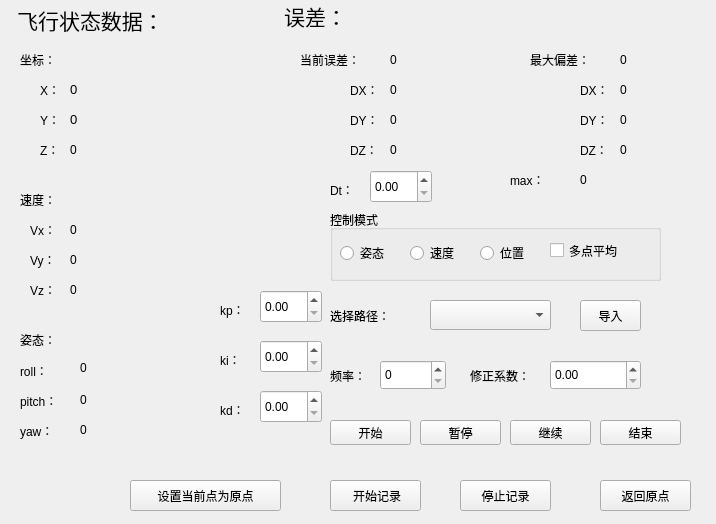
<?xml version="1.0" encoding="UTF-8"?>
<ui version="4.0">
 <class>Widget</class>
 <widget class="QWidget" name="Widget">
  <property name="geometry">
   <rect>
    <x>0</x>
    <y>0</y>
    <width>716</width>
    <height>524</height>
   </rect>
  </property>
  <property name="windowTitle">
   <string>Widget</string>
  </property>
  <widget class="QPushButton" name="pushButton">
   <property name="geometry">
    <rect>
     <x>130</x>
     <y>480</y>
     <width>151</width>
     <height>31</height>
    </rect>
   </property>
   <property name="text">
    <string>设置当前点为原点</string>
   </property>
  </widget>
  <widget class="QPushButton" name="pushButton_2">
   <property name="geometry">
    <rect>
     <x>600</x>
     <y>480</y>
     <width>91</width>
     <height>31</height>
    </rect>
   </property>
   <property name="text">
    <string>返回原点</string>
   </property>
  </widget>
  <widget class="QPushButton" name="pushButton_3">
   <property name="geometry">
    <rect>
     <x>330</x>
     <y>420</y>
     <width>81</width>
     <height>25</height>
    </rect>
   </property>
   <property name="text">
    <string>开始</string>
   </property>
  </widget>
  <widget class="QLabel" name="label">
   <property name="geometry">
    <rect>
     <x>10</x>
     <y>0</y>
     <width>161</width>
     <height>41</height>
    </rect>
   </property>
   <property name="text">
    <string>&lt;html&gt;&lt;head/&gt;&lt;body&gt;&lt;p align=&quot;center&quot;&gt;&lt;span style=&quot; font-size:16pt;&quot;&gt;飞行状态数据：&lt;/span&gt;&lt;/p&gt;&lt;/body&gt;&lt;/html&gt;</string>
   </property>
  </widget>
  <widget class="QLabel" name="label_2">
   <property name="geometry">
    <rect>
     <x>280</x>
     <y>0</y>
     <width>71</width>
     <height>31</height>
    </rect>
   </property>
   <property name="text">
    <string>&lt;html&gt;&lt;head/&gt;&lt;body&gt;&lt;p align=&quot;center&quot;&gt;&lt;span style=&quot; font-size:16pt;&quot;&gt;误差：&lt;/span&gt;&lt;/p&gt;&lt;/body&gt;&lt;/html&gt;</string>
   </property>
  </widget>
  <widget class="QGroupBox" name="groupBox">
   <property name="geometry">
    <rect>
     <x>330</x>
     <y>210</y>
     <width>331</width>
     <height>71</height>
    </rect>
   </property>
   <property name="title">
    <string>控制模式</string>
   </property>
   <widget class="QRadioButton" name="radioButton">
    <property name="geometry">
     <rect>
      <x>10</x>
      <y>30</y>
      <width>61</width>
      <height>26</height>
     </rect>
    </property>
    <property name="text">
     <string>姿态</string>
    </property>
   </widget>
   <widget class="QRadioButton" name="radioButton_2">
    <property name="geometry">
     <rect>
      <x>80</x>
      <y>30</y>
      <width>61</width>
      <height>26</height>
     </rect>
    </property>
    <property name="text">
     <string>速度</string>
    </property>
   </widget>
   <widget class="QRadioButton" name="radioButton_3">
    <property name="geometry">
     <rect>
      <x>150</x>
      <y>30</y>
      <width>61</width>
      <height>26</height>
     </rect>
    </property>
    <property name="text">
     <string>位置</string>
    </property>
   </widget>
   <widget class="QCheckBox" name="checkBox">
    <property name="geometry">
     <rect>
      <x>220</x>
      <y>20</y>
      <width>95</width>
      <height>41</height>
     </rect>
    </property>
    <property name="text">
     <string>多点平均</string>
    </property>
   </widget>
  </widget>
  <widget class="QPushButton" name="pushButton_4">
   <property name="geometry">
    <rect>
     <x>420</x>
     <y>420</y>
     <width>81</width>
     <height>25</height>
    </rect>
   </property>
   <property name="text">
    <string>暂停</string>
   </property>
  </widget>
  <widget class="QPushButton" name="pushButton_5">
   <property name="geometry">
    <rect>
     <x>510</x>
     <y>420</y>
     <width>81</width>
     <height>25</height>
    </rect>
   </property>
   <property name="text">
    <string>继续</string>
   </property>
  </widget>
  <widget class="QLabel" name="label_3">
   <property name="geometry">
    <rect>
     <x>20</x>
     <y>50</y>
     <width>81</width>
     <height>20</height>
    </rect>
   </property>
   <property name="text">
    <string>坐标：</string>
   </property>
  </widget>
  <widget class="QLabel" name="label_4">
   <property name="geometry">
    <rect>
     <x>40</x>
     <y>80</y>
     <width>31</width>
     <height>20</height>
    </rect>
   </property>
   <property name="text">
    <string>X：</string>
   </property>
  </widget>
  <widget class="QLabel" name="label_5">
   <property name="geometry">
    <rect>
     <x>70</x>
     <y>80</y>
     <width>121</width>
     <height>20</height>
    </rect>
   </property>
   <property name="text">
    <string>&lt;html&gt;&lt;head/&gt;&lt;body&gt;&lt;p&gt;&lt;span style=&quot; font-size:10pt;&quot;&gt;0&lt;/span&gt;&lt;/p&gt;&lt;/body&gt;&lt;/html&gt;</string>
   </property>
  </widget>
  <widget class="QLabel" name="label_6">
   <property name="geometry">
    <rect>
     <x>40</x>
     <y>110</y>
     <width>31</width>
     <height>20</height>
    </rect>
   </property>
   <property name="text">
    <string>Y：</string>
   </property>
  </widget>
  <widget class="QLabel" name="label_7">
   <property name="geometry">
    <rect>
     <x>70</x>
     <y>110</y>
     <width>121</width>
     <height>20</height>
    </rect>
   </property>
   <property name="text">
    <string>&lt;html&gt;&lt;head/&gt;&lt;body&gt;&lt;p&gt;&lt;span style=&quot; font-size:10pt;&quot;&gt;0&lt;/span&gt;&lt;/p&gt;&lt;/body&gt;&lt;/html&gt;</string>
   </property>
  </widget>
  <widget class="QLabel" name="label_8">
   <property name="geometry">
    <rect>
     <x>40</x>
     <y>140</y>
     <width>31</width>
     <height>20</height>
    </rect>
   </property>
   <property name="text">
    <string>Z：</string>
   </property>
  </widget>
  <widget class="QLabel" name="label_9">
   <property name="geometry">
    <rect>
     <x>70</x>
     <y>140</y>
     <width>121</width>
     <height>20</height>
    </rect>
   </property>
   <property name="text">
    <string>0</string>
   </property>
  </widget>
  <widget class="QLabel" name="label_10">
   <property name="geometry">
    <rect>
     <x>30</x>
     <y>220</y>
     <width>31</width>
     <height>20</height>
    </rect>
   </property>
   <property name="text">
    <string>Vx：</string>
   </property>
  </widget>
  <widget class="QLabel" name="label_11">
   <property name="geometry">
    <rect>
     <x>20</x>
     <y>190</y>
     <width>81</width>
     <height>20</height>
    </rect>
   </property>
   <property name="text">
    <string>速度：</string>
   </property>
  </widget>
  <widget class="QLabel" name="label_12">
   <property name="geometry">
    <rect>
     <x>30</x>
     <y>250</y>
     <width>31</width>
     <height>20</height>
    </rect>
   </property>
   <property name="text">
    <string>Vy：</string>
   </property>
  </widget>
  <widget class="QLabel" name="label_13">
   <property name="geometry">
    <rect>
     <x>70</x>
     <y>250</y>
     <width>121</width>
     <height>20</height>
    </rect>
   </property>
   <property name="text">
    <string>0</string>
   </property>
  </widget>
  <widget class="QLabel" name="label_14">
   <property name="geometry">
    <rect>
     <x>30</x>
     <y>280</y>
     <width>31</width>
     <height>20</height>
    </rect>
   </property>
   <property name="text">
    <string>Vz：</string>
   </property>
  </widget>
  <widget class="QLabel" name="label_15">
   <property name="geometry">
    <rect>
     <x>70</x>
     <y>220</y>
     <width>121</width>
     <height>20</height>
    </rect>
   </property>
   <property name="text">
    <string>0</string>
   </property>
  </widget>
  <widget class="QLabel" name="label_16">
   <property name="geometry">
    <rect>
     <x>70</x>
     <y>280</y>
     <width>121</width>
     <height>20</height>
    </rect>
   </property>
   <property name="text">
    <string>0</string>
   </property>
  </widget>
  <widget class="QLabel" name="label_17">
   <property name="geometry">
    <rect>
     <x>20</x>
     <y>360</y>
     <width>51</width>
     <height>21</height>
    </rect>
   </property>
   <property name="text">
    <string>roll：</string>
   </property>
  </widget>
  <widget class="QLabel" name="label_18">
   <property name="geometry">
    <rect>
     <x>20</x>
     <y>330</y>
     <width>81</width>
     <height>20</height>
    </rect>
   </property>
   <property name="text">
    <string>姿态：</string>
   </property>
  </widget>
  <widget class="QLabel" name="label_19">
   <property name="geometry">
    <rect>
     <x>20</x>
     <y>390</y>
     <width>51</width>
     <height>21</height>
    </rect>
   </property>
   <property name="text">
    <string>pitch：</string>
   </property>
  </widget>
  <widget class="QLabel" name="label_20">
   <property name="geometry">
    <rect>
     <x>80</x>
     <y>390</y>
     <width>81</width>
     <height>20</height>
    </rect>
   </property>
   <property name="text">
    <string>0</string>
   </property>
  </widget>
  <widget class="QLabel" name="label_21">
   <property name="geometry">
    <rect>
     <x>20</x>
     <y>420</y>
     <width>51</width>
     <height>21</height>
    </rect>
   </property>
   <property name="text">
    <string>yaw：</string>
   </property>
  </widget>
  <widget class="QLabel" name="label_22">
   <property name="geometry">
    <rect>
     <x>80</x>
     <y>360</y>
     <width>81</width>
     <height>16</height>
    </rect>
   </property>
   <property name="text">
    <string>0</string>
   </property>
  </widget>
  <widget class="QLabel" name="label_23">
   <property name="geometry">
    <rect>
     <x>80</x>
     <y>420</y>
     <width>81</width>
     <height>20</height>
    </rect>
   </property>
   <property name="text">
    <string>0</string>
   </property>
  </widget>
  <widget class="QLabel" name="label_24">
   <property name="geometry">
    <rect>
     <x>350</x>
     <y>80</y>
     <width>41</width>
     <height>20</height>
    </rect>
   </property>
   <property name="text">
    <string>DX：</string>
   </property>
  </widget>
  <widget class="QLabel" name="label_25">
   <property name="geometry">
    <rect>
     <x>300</x>
     <y>50</y>
     <width>81</width>
     <height>20</height>
    </rect>
   </property>
   <property name="text">
    <string>当前误差：</string>
   </property>
  </widget>
  <widget class="QLabel" name="label_26">
   <property name="geometry">
    <rect>
     <x>350</x>
     <y>110</y>
     <width>41</width>
     <height>20</height>
    </rect>
   </property>
   <property name="text">
    <string>DY：</string>
   </property>
  </widget>
  <widget class="QLabel" name="label_27">
   <property name="geometry">
    <rect>
     <x>390</x>
     <y>110</y>
     <width>111</width>
     <height>20</height>
    </rect>
   </property>
   <property name="text">
    <string>0</string>
   </property>
  </widget>
  <widget class="QLabel" name="label_28">
   <property name="geometry">
    <rect>
     <x>350</x>
     <y>140</y>
     <width>41</width>
     <height>20</height>
    </rect>
   </property>
   <property name="text">
    <string>DZ：</string>
   </property>
  </widget>
  <widget class="QLabel" name="label_29">
   <property name="geometry">
    <rect>
     <x>390</x>
     <y>80</y>
     <width>111</width>
     <height>20</height>
    </rect>
   </property>
   <property name="text">
    <string>0</string>
   </property>
  </widget>
  <widget class="QLabel" name="label_30">
   <property name="geometry">
    <rect>
     <x>390</x>
     <y>140</y>
     <width>111</width>
     <height>20</height>
    </rect>
   </property>
   <property name="text">
    <string>0</string>
   </property>
  </widget>
  <widget class="QLabel" name="label_31">
   <property name="geometry">
    <rect>
     <x>580</x>
     <y>110</y>
     <width>41</width>
     <height>20</height>
    </rect>
   </property>
   <property name="text">
    <string>DY：</string>
   </property>
  </widget>
  <widget class="QLabel" name="label_32">
   <property name="geometry">
    <rect>
     <x>530</x>
     <y>50</y>
     <width>81</width>
     <height>20</height>
    </rect>
   </property>
   <property name="text">
    <string>最大偏差：</string>
   </property>
  </widget>
  <widget class="QLabel" name="label_33">
   <property name="geometry">
    <rect>
     <x>580</x>
     <y>140</y>
     <width>41</width>
     <height>20</height>
    </rect>
   </property>
   <property name="text">
    <string>DZ：</string>
   </property>
  </widget>
  <widget class="QLabel" name="label_34">
   <property name="geometry">
    <rect>
     <x>580</x>
     <y>80</y>
     <width>41</width>
     <height>20</height>
    </rect>
   </property>
   <property name="text">
    <string>DX：</string>
   </property>
  </widget>
  <widget class="QLabel" name="label_35">
   <property name="geometry">
    <rect>
     <x>620</x>
     <y>140</y>
     <width>111</width>
     <height>20</height>
    </rect>
   </property>
   <property name="text">
    <string>0</string>
   </property>
  </widget>
  <widget class="QLabel" name="label_36">
   <property name="geometry">
    <rect>
     <x>620</x>
     <y>80</y>
     <width>111</width>
     <height>20</height>
    </rect>
   </property>
   <property name="text">
    <string>0</string>
   </property>
  </widget>
  <widget class="QLabel" name="label_37">
   <property name="geometry">
    <rect>
     <x>620</x>
     <y>110</y>
     <width>111</width>
     <height>20</height>
    </rect>
   </property>
   <property name="text">
    <string>0</string>
   </property>
  </widget>
  <widget class="QLabel" name="label_39">
   <property name="geometry">
    <rect>
     <x>390</x>
     <y>50</y>
     <width>111</width>
     <height>20</height>
    </rect>
   </property>
   <property name="text">
    <string>0</string>
   </property>
  </widget>
  <widget class="QLabel" name="label_41">
   <property name="geometry">
    <rect>
     <x>620</x>
     <y>50</y>
     <width>131</width>
     <height>20</height>
    </rect>
   </property>
   <property name="text">
    <string>0</string>
   </property>
  </widget>
  <widget class="QPushButton" name="pushButton_6">
   <property name="geometry">
    <rect>
     <x>330</x>
     <y>480</y>
     <width>91</width>
     <height>31</height>
    </rect>
   </property>
   <property name="text">
    <string> 开始记录</string>
   </property>
  </widget>
  <widget class="QPushButton" name="pushButton_7">
   <property name="geometry">
    <rect>
     <x>460</x>
     <y>480</y>
     <width>91</width>
     <height>31</height>
    </rect>
   </property>
   <property name="text">
    <string>停止记录</string>
   </property>
  </widget>
  <widget class="QLabel" name="label_42">
   <property name="geometry">
    <rect>
     <x>330</x>
     <y>300</y>
     <width>91</width>
     <height>31</height>
    </rect>
   </property>
   <property name="text">
    <string>选择路径：</string>
   </property>
  </widget>
  <widget class="QComboBox" name="comboBox">
   <property name="geometry">
    <rect>
     <x>430</x>
     <y>300</y>
     <width>121</width>
     <height>30</height>
    </rect>
   </property>
  </widget>
  <widget class="QPushButton" name="pushButton_8">
   <property name="geometry">
    <rect>
     <x>580</x>
     <y>300</y>
     <width>61</width>
     <height>31</height>
    </rect>
   </property>
   <property name="text">
    <string>导入</string>
   </property>
  </widget>
  <widget class="QDoubleSpinBox" name="doubleSpinBox">
   <property name="geometry">
    <rect>
     <x>550</x>
     <y>360</y>
     <width>91</width>
     <height>30</height>
    </rect>
   </property>
  </widget>
  <widget class="QLabel" name="label_43">
   <property name="geometry">
    <rect>
     <x>330</x>
     <y>360</y>
     <width>41</width>
     <height>31</height>
    </rect>
   </property>
   <property name="text">
    <string>频率：</string>
   </property>
  </widget>
  <widget class="QLabel" name="label_44">
   <property name="geometry">
    <rect>
     <x>470</x>
     <y>360</y>
     <width>81</width>
     <height>31</height>
    </rect>
   </property>
   <property name="text">
    <string>修正系数：</string>
   </property>
  </widget>
  <widget class="QSpinBox" name="spinBox">
   <property name="geometry">
    <rect>
     <x>380</x>
     <y>360</y>
     <width>66</width>
     <height>30</height>
    </rect>
   </property>
  </widget>
  <widget class="QPushButton" name="pushButton_9">
   <property name="geometry">
    <rect>
     <x>600</x>
     <y>420</y>
     <width>81</width>
     <height>25</height>
    </rect>
   </property>
   <property name="text">
    <string>结束</string>
   </property>
  </widget>
  <widget class="QLabel" name="label_38">
   <property name="geometry">
    <rect>
     <x>580</x>
     <y>170</y>
     <width>111</width>
     <height>20</height>
    </rect>
   </property>
   <property name="text">
    <string>0</string>
   </property>
  </widget>
  <widget class="QLabel" name="label_40">
   <property name="geometry">
    <rect>
     <x>510</x>
     <y>170</y>
     <width>41</width>
     <height>20</height>
    </rect>
   </property>
   <property name="text">
    <string>max：</string>
   </property>
  </widget>
  <widget class="QDoubleSpinBox" name="doubleSpinBox_2">
   <property name="geometry">
    <rect>
     <x>370</x>
     <y>170</y>
     <width>62</width>
     <height>33</height>
    </rect>
   </property>
  </widget>
  <widget class="QLabel" name="label_45">
   <property name="geometry">
    <rect>
     <x>330</x>
     <y>180</y>
     <width>41</width>
     <height>20</height>
    </rect>
   </property>
   <property name="text">
    <string>Dt：</string>
   </property>
  </widget>
  <widget class="QDoubleSpinBox" name="doubleSpinBox_3">
   <property name="geometry">
    <rect>
     <x>260</x>
     <y>290</y>
     <width>62</width>
     <height>33</height>
    </rect>
   </property>
  </widget>
  <widget class="QLabel" name="label_46">
   <property name="geometry">
    <rect>
     <x>220</x>
     <y>300</y>
     <width>41</width>
     <height>20</height>
    </rect>
   </property>
   <property name="text">
    <string>kp：</string>
   </property>
  </widget>
  <widget class="QDoubleSpinBox" name="doubleSpinBox_4">
   <property name="geometry">
    <rect>
     <x>260</x>
     <y>340</y>
     <width>62</width>
     <height>33</height>
    </rect>
   </property>
  </widget>
  <widget class="QLabel" name="label_47">
   <property name="geometry">
    <rect>
     <x>220</x>
     <y>350</y>
     <width>41</width>
     <height>20</height>
    </rect>
   </property>
   <property name="text">
    <string>ki：</string>
   </property>
  </widget>
  <widget class="QDoubleSpinBox" name="doubleSpinBox_5">
   <property name="geometry">
    <rect>
     <x>260</x>
     <y>390</y>
     <width>62</width>
     <height>33</height>
    </rect>
   </property>
  </widget>
  <widget class="QLabel" name="label_48">
   <property name="geometry">
    <rect>
     <x>220</x>
     <y>400</y>
     <width>41</width>
     <height>20</height>
    </rect>
   </property>
   <property name="text">
    <string>kd：</string>
   </property>
  </widget>
  <zorder>pushButton</zorder>
  <zorder>pushButton_3</zorder>
  <zorder>label</zorder>
  <zorder>label_2</zorder>
  <zorder>groupBox</zorder>
  <zorder>pushButton_4</zorder>
  <zorder>pushButton_5</zorder>
  <zorder>pushButton_2</zorder>
  <zorder>label_3</zorder>
  <zorder>label_4</zorder>
  <zorder>label_5</zorder>
  <zorder>label_6</zorder>
  <zorder>label_7</zorder>
  <zorder>label_8</zorder>
  <zorder>label_9</zorder>
  <zorder>label_10</zorder>
  <zorder>label_11</zorder>
  <zorder>label_12</zorder>
  <zorder>label_13</zorder>
  <zorder>label_14</zorder>
  <zorder>label_15</zorder>
  <zorder>label_16</zorder>
  <zorder>label_17</zorder>
  <zorder>label_18</zorder>
  <zorder>label_19</zorder>
  <zorder>label_20</zorder>
  <zorder>label_21</zorder>
  <zorder>label_22</zorder>
  <zorder>label_23</zorder>
  <zorder>label_24</zorder>
  <zorder>label_25</zorder>
  <zorder>label_26</zorder>
  <zorder>label_27</zorder>
  <zorder>label_28</zorder>
  <zorder>label_29</zorder>
  <zorder>label_30</zorder>
  <zorder>label_31</zorder>
  <zorder>label_32</zorder>
  <zorder>label_33</zorder>
  <zorder>label_34</zorder>
  <zorder>label_35</zorder>
  <zorder>label_36</zorder>
  <zorder>label_37</zorder>
  <zorder>label_39</zorder>
  <zorder>label_41</zorder>
  <zorder>pushButton_6</zorder>
  <zorder>pushButton_7</zorder>
  <zorder>label_42</zorder>
  <zorder>comboBox</zorder>
  <zorder>pushButton_8</zorder>
  <zorder>doubleSpinBox</zorder>
  <zorder>label_43</zorder>
  <zorder>label_44</zorder>
  <zorder>spinBox</zorder>
  <zorder>pushButton_9</zorder>
  <zorder>label_38</zorder>
  <zorder>label_40</zorder>
  <zorder>doubleSpinBox_2</zorder>
  <zorder>label_45</zorder>
  <zorder>doubleSpinBox_3</zorder>
  <zorder>label_46</zorder>
  <zorder>doubleSpinBox_4</zorder>
  <zorder>label_47</zorder>
  <zorder>doubleSpinBox_5</zorder>
  <zorder>label_48</zorder>
 </widget>
 <layoutdefault spacing="6" margin="11"/>
 <resources/>
 <connections/>
</ui>
